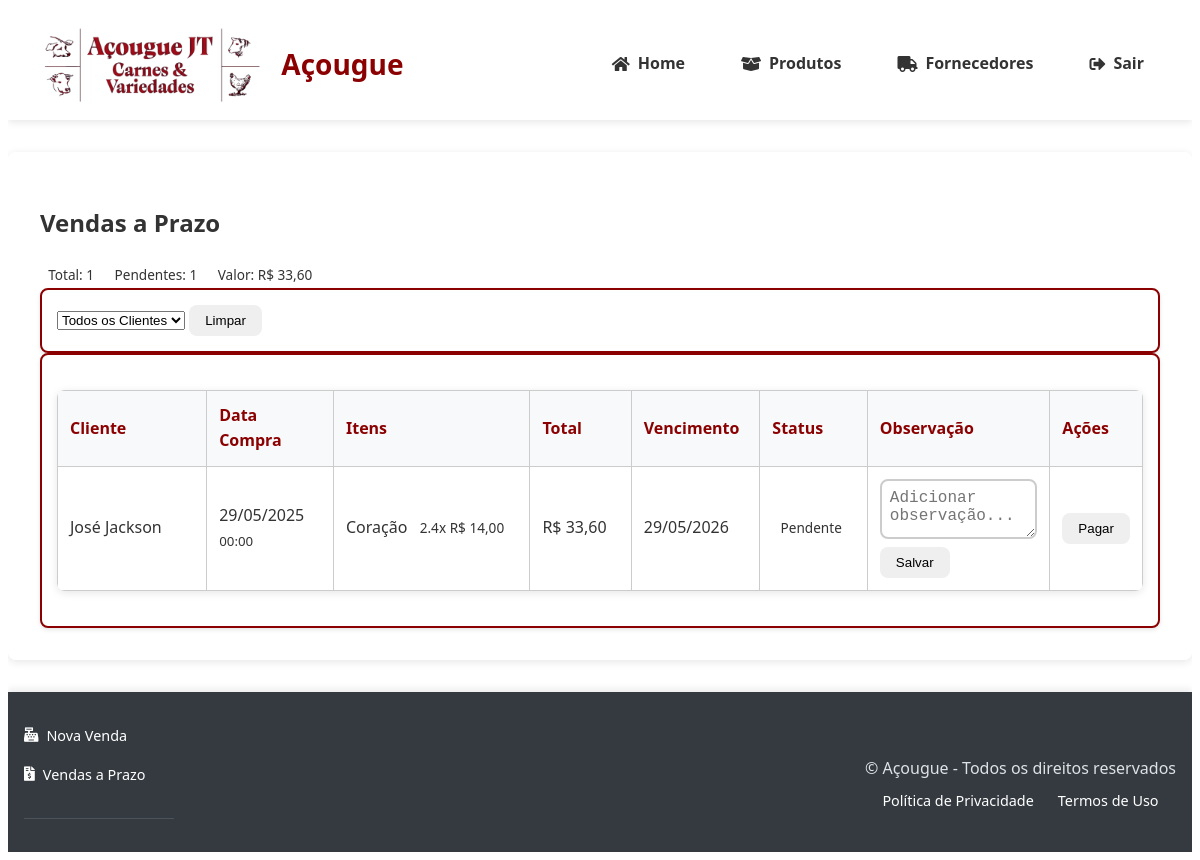
/vendas/listar_vendas_prazo (signed in), run on an earlier commit of the app's database.
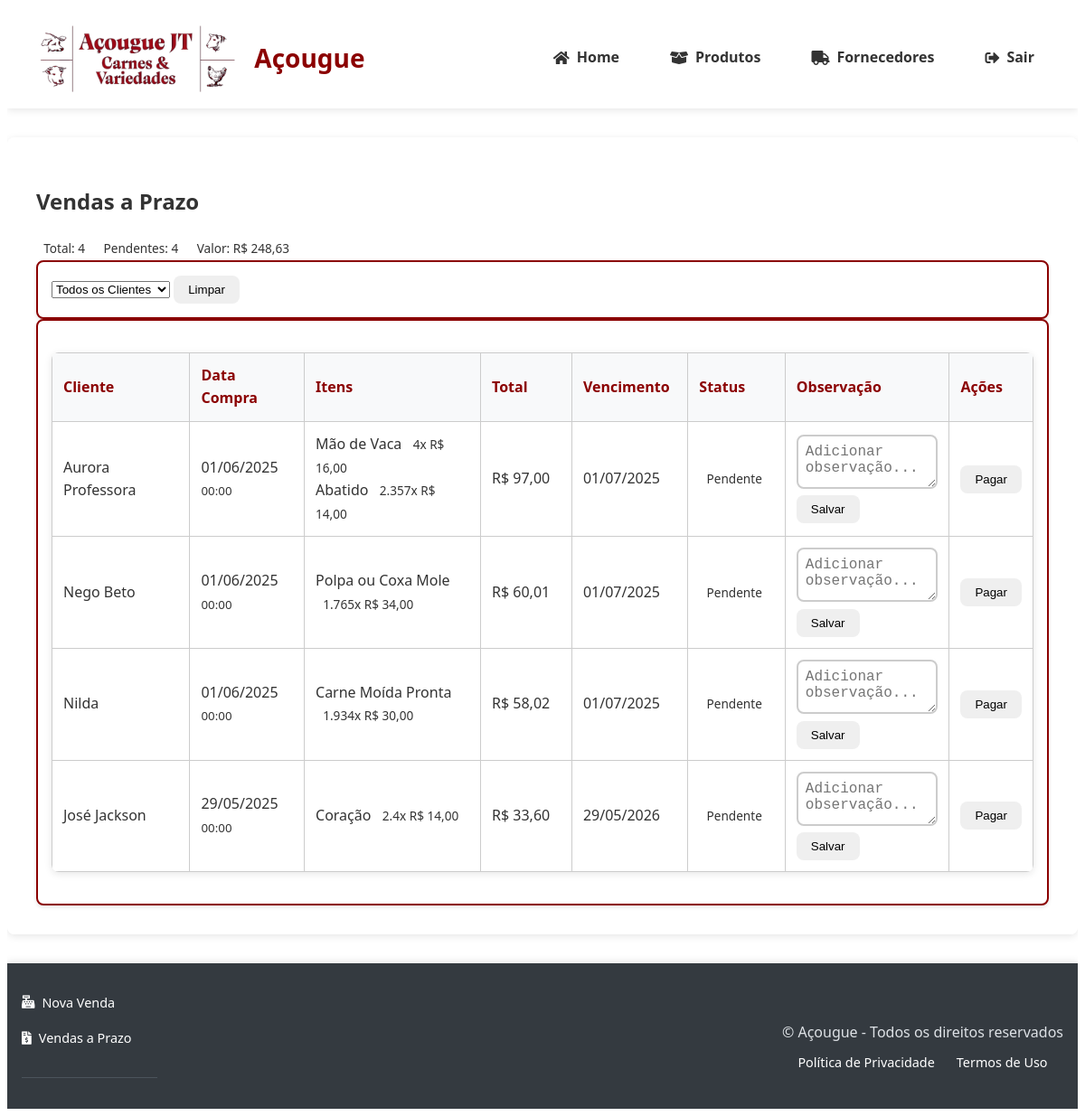
And on a later commit of the database.
### tables this page shows
CREATE TABLE venda_itens (
                id INTEGER PRIMARY KEY AUTOINCREMENT,
                venda_id TEXT NOT NULL REFERENCES vendas(id),
                produto_id INTEGER NOT NULL REFERENCES produtos(id),
                quantidade INTEGER NOT NULL,
                preco_unitario DECIMAL(10,2) NOT NULL
            );

CREATE TABLE vendas (
                id TEXT PRIMARY KEY,
                data TIMESTAMP DEFAULT CURRENT_TIMESTAMP,
                cliente_cpf TEXT,
                cliente_nome TEXT,  
                total DECIMAL(10,2) NOT NULL,
                metodo_pagamento TEXT NOT NULL,
                usuario_id INTEGER NOT NULL REFERENCES users(id) ON DELETE CASCADE,
                status_pagamento TEXT NOT NULL DEFAULT 'pago',
                data_vencimento DATE,
                observacao TEXT
            );

CREATE TABLE produtos (
                id INTEGER PRIMARY KEY AUTOINCREMENT,
                nome TEXT NOT NULL,
                descricao TEXT,
                categoria TEXT NOT NULL,
                preco DECIMAL(10,2) NOT NULL,
                quantidade INTEGER NOT NULL,
                estoque_minimo INTEGER DEFAULT 0,
                codigo_barras TEXT UNIQUE,
                foto TEXT,
                fornecedor_id INTEGER REFERENCES fornecedores(id) ON DELETE SET NULL,
                data_validade DATE,
                created_at TIMESTAMP DEFAULT CURRENT_TIMESTAMP,
                updated_at TIMESTAMP DEFAULT CURRENT_TIMESTAMP,
                tipo_venda TEXT NOT NULL DEFAULT 'unidade'
            );

### app.py (the view)
@app.route('/vendas/listar_vendas_prazo')
@login_required
@role_required('gerente')
def listar_vendas_prazo():
    letra_filter = request.args.get('letra', '').upper()
    cliente_filter = request.args.get('cliente_filter')
    vendas, clientes, total_vendas, total_pendentes, total_valor_pendente = \
        fetch_vendas_prazo(cliente_filter, letra_filter)
    return render_template(
        'vendas/listar_vendas_prazo.html',
        vendas=vendas,
        total_vendas=total_vendas,
        total_pendentes=total_pendentes,
        total_valor_pendente=total_valor_pendente,
        clientes=clientes
    )

### app.py (called while the page is built)
@app.template_filter('format_currency')
def format_currency(value):
    try:
        return f"R$ {float(value):,.2f}".replace(",", "X").replace(".", ",").replace("X", ".")
    except (ValueError, TypeError):
        return "R$ 0,00"

### banco_dados.py (called while the page is built)
@contextmanager
def get_db_connection():
    db_path = os.environ.get('DB_PATH', 'acougue.db')
    conn = sqlite3.connect(f'file:{db_path}', uri=True)
    conn.row_factory = sqlite3.Row
    conn.execute("PRAGMA foreign_keys = ON")
    try:
        yield conn
    finally:
        conn.close()

### templates/vendas/listar_vendas_prazo.html (shortened to what the changed rows need)
{% extends 'base.html' %}
{% block content %}
<div class="container-fluid px-4">
    <div class="d-flex justify-content-between align-items-center mb-4">
        <h2 class="mb-0">Vendas a Prazo</h2>
        <div class="total-info d-flex gap-2">
            <span class="badge bg-primary fs-6">Total: {{ total_vendas }}</span>
            <span class="badge bg-warning text-dark fs-6">Pendentes: {{ total_pendentes }}</span>
            <span class="badge bg-danger fs-6">Valor: {{ total_valor_pendente|format_currency }}</span>
        </div>
    </div>
    <div class="card shadow-lg">
        <div class="card-body p-0">
            <div class="table-responsive">
                <table class="table table-hover align-middle mb-0">
                    <thead class="table-light">
                        <tr>
                            <th style="width: 15%">Cliente</th>
                            <th style="width: 12%">Data Compra</th>
                            <th style="width: 20%">Itens</th>
                            <th class="text-end" style="width: 10%">Total</th>
                            <th style="width: 12%">Vencimento</th>
                            <th style="width: 10%">Status</th>
                            <th style="width: 18%">Observação</th>
                            <th style="width: 13%">Ações</th>
                        </tr>
                    </thead>
                    <tbody>
                        {% for venda in vendas %}
                        <tr class="{% if venda.vencida %}table-warning{% endif %}">
                            <td class="fw-semibold">{{ venda.cliente_nome }}</td>
                            <td>
                                <div class="text-secondary">
                                    {{ venda.data.strftime('%d/%m/%Y') if venda.data else '-' }}
                                </div>
                                <small class="text-muted">
                                    {{ venda.data.strftime('%H:%M') if venda.data else '' }}
                                </small>
                            </td>
                            <td>
                                {% if venda.itens %}
                                <div class="d-flex flex-column gap-1">
                                    {% for item in venda.itens %}
                                    <div class="d-flex justify-content-between">
                                        <span class="text-truncate" style="max-width: 120px">{{ item.nome }}</span>
                                        <span class="badge bg-light text-dark">
                                            {{ item.quantidade }}x {{ item.preco_unitario|format_currency }}
                                        </span>
                                    </div>
                                    {% endfor %}
                                </div>
                                {% else %}
                                <span class="text-muted fst-italic">Sem itens</span>
                                {% endif %}
                            </td>
                            <td class="text-end fw-bold text-success">
                                {{ venda.total|format_currency }}
                            </td>
                            <td>
                                <div class="d-flex align-items-center gap-1">
                                    {{ venda.data_vencimento.strftime('%d/%m/%Y') if venda.data_vencimento else '-' }}
                                </div>
                            </td>
                            <td>
                                <span class="badge rounded-pill bg-{% if venda.status_pagamento == 'pendente' %}warning{% else %}success{% endif %}">
                                    {{ 'Pendente' if venda.status_pagamento == 'pendente' else 'Pago' }}
                                </span>
                            </td>
                            <td>
                                <form method="POST" action="{{ url_for('adicionar_observacao_venda_prazo', venda_id=venda.id) }}">
                                    <div class="input-group">
                                        <textarea name="observacao"
                                                  class="form-control form-control-sm"
                                                  rows="2"
                                                  placeholder="Adicionar observação..."
                                                  style="min-height: 60px">{{ venda.observacao or '' }}</textarea>
                                    </div>
                                    <button type="submit" class="btn btn-sm btn-primary mt-1 w-100">
                                        Salvar
                                    </button>
                                </form>
                            </td>
                            <td class="text-center">
                                {% if venda.status_pagamento == 'pendente' %}
                                <form method="POST" action="{{ url_for('pagar_venda_prazo', venda_id=venda.id) }}">
                                    <button type="submit" class="btn btn-sm btn-success w-100">
                                        Pagar
                                    </button>
                                </form>
                                {% else %}
                                <span class="text-muted small">Finalizado</span>
                                {% endif %}
                            </td>
                        </tr>
                        {% endfor %}
                    </tbody>
                </table>
            </div>
        </div>
    </div>
</div>
{% endblock %}

What changed in the data, as far as the page shows it:
added venda_itens: cliente_nome "Aurora Professora", data "01/06/2025", data "00:00", nome "Abatido", quantidade "2.357", preco_unitario "R$ 14,00", total "R$ 97,00", data_vencimento "01/07/2025"
added venda_itens: nome "Mão de Vaca", quantidade "4", preco_unitario "R$ 16,00", shown under "Aurora Professora"
added vendas: status_pagamento "Pendente"
added venda_itens: cliente_nome "Nego Beto", data "01/06/2025", data "00:00", nome "Polpa ou Coxa Mole", quantidade "1.765", preco_unitario "R$ 34,00", total "R$ 60,01", data_vencimento "01/07/2025"
added vendas: status_pagamento "Pendente"
added venda_itens: cliente_nome "Nilda", data "01/06/2025", data "00:00", nome "Carne Moída Pronta", quantidade "1.934", preco_unitario "R$ 30,00", total "R$ 58,02", data_vencimento "01/07/2025"
added vendas: status_pagamento "Pendente"
Also different on the page:
{{ total_vendas }}: "1" → "4"
{{ total_pendentes }}: "1" → "4"
{{ total_valor_pendente|format_currency }}: "R$ 33,60" → "R$ 248,63"
